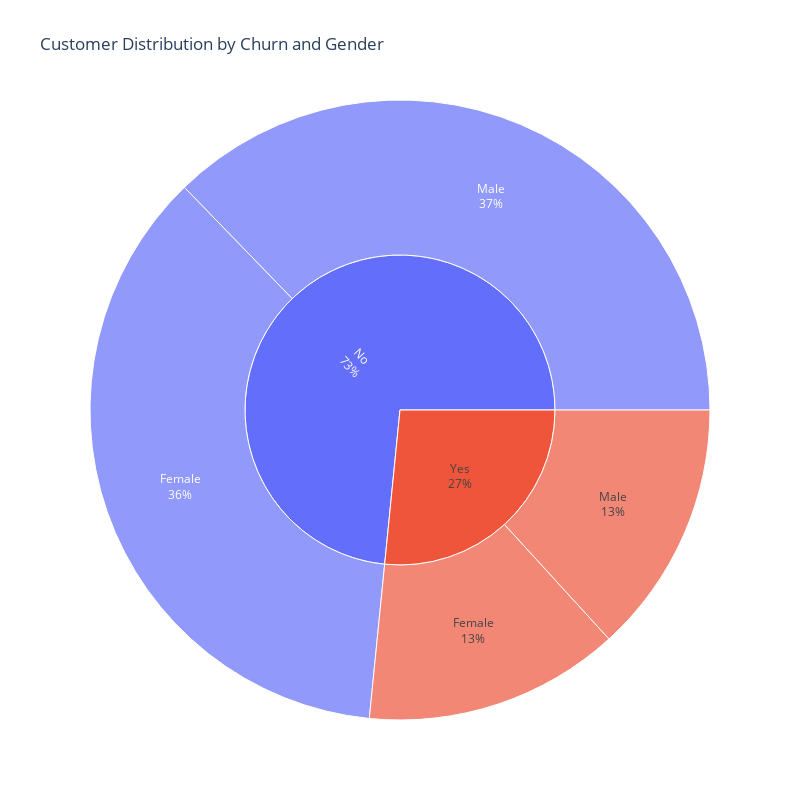

Notebook cell for this chart:
### Code cell
fig = px.sunburst(
    Churn_Payment_Method, 
    path=['Churn', 'gender'], 
    values='count', 
    title='Customer Distribution by Churn and Gender'
)

# Update to show percentages along with labels
fig.update_traces(textinfo='label +percent entry')
font=dict(size=40),
fig.update_layout(width=800, height=800)

fig.show()

### Figure 1 — Plotly figure (JSON) as saved in the notebook; plotly's stock layout.template omitted (floating-point values rounded to 4 significant figures)
{"data": [{"branchvalues": "total", "domain": {"x": [0, 1], "y": [0, 1]}, "hovertemplate": "labels=%{label}<br>count=%{value}<br>parent=%{parent}<br>id=%{id}<extra></extra>", "ids": ["No/Female", "Yes/Female", "No/Male", "Yes/Male", "No", "Yes"], "labels": ["Female", "Female", "Male", "Male", "No", "Yes"], "name": "", "parents": ["No", "Yes", "No", "Yes", "", ""], "textinfo": "label+percent entry", "type": "sunburst", "values": [2544, 939, 2619, 930, 5163, 1869]}], "layout": {"height": 800, "legend": {"tracegroupgap": 0}, "title": {"text": "Customer Distribution by Churn and Gender"}, "width": 800}}
